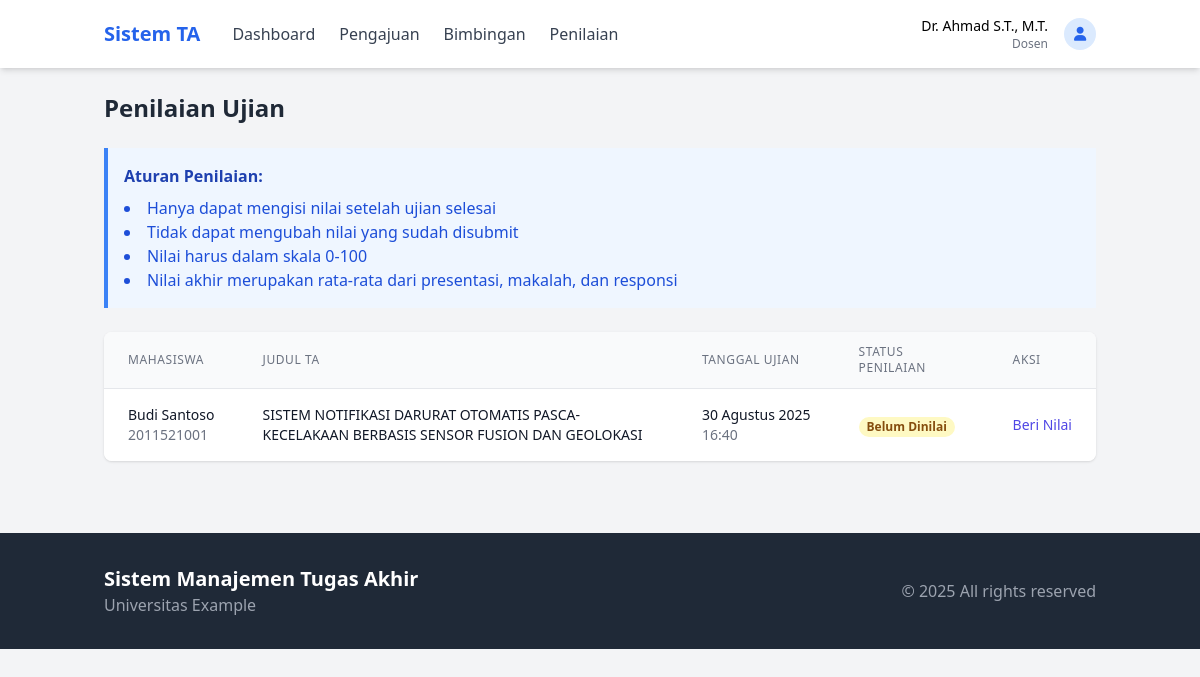
Screenshot of /modules/dosen/penilaian.php (signed in) with the database file from the repository.
### tables this page shows
CREATE TABLE IF NOT EXISTS `ujian` (
  `id` int NOT NULL AUTO_INCREMENT,
  `tugas_akhir_id` int DEFAULT NULL,
  `tanggal` date NOT NULL,
  `waktu` time NOT NULL,
  `ruangan` varchar(50) NOT NULL,
  `status` enum('Terjadwal','Selesai','Dibatalkan') DEFAULT 'Terjadwal',
  `created_at` timestamp NULL DEFAULT CURRENT_TIMESTAMP,
  PRIMARY KEY (`id`),
  KEY `tugas_akhir_id` (`tugas_akhir_id`),
  CONSTRAINT `ujian_ibfk_1` FOREIGN KEY (`tugas_akhir_id`) REFERENCES `tugas_akhir` (`id`) ON DELETE CASCADE
);

CREATE TABLE IF NOT EXISTS `users` (
  `id` int NOT NULL AUTO_INCREMENT,
  `username` varchar(50) NOT NULL,
  `password` varchar(255) NOT NULL,
  `role` enum('admin','dosen','mahasiswa') NOT NULL,
  `nama` varchar(100) NOT NULL,
  `email` varchar(100) NOT NULL,
  `created_at` timestamp NULL DEFAULT CURRENT_TIMESTAMP,
  PRIMARY KEY (`id`),
  UNIQUE KEY `username` (`username`)
);

CREATE TABLE IF NOT EXISTS `mahasiswa` (
  `id` int NOT NULL AUTO_INCREMENT,
  `user_id` int DEFAULT NULL,
  `nim` varchar(10) NOT NULL,
  `prodi` varchar(50) NOT NULL,
  `status` enum('Aktif','Cuti','Lulus') DEFAULT 'Aktif',
  PRIMARY KEY (`id`),
  UNIQUE KEY `nim` (`nim`),
  KEY `user_id` (`user_id`),
  CONSTRAINT `mahasiswa_ibfk_1` FOREIGN KEY (`user_id`) REFERENCES `users` (`id`) ON DELETE CASCADE
);

CREATE TABLE IF NOT EXISTS `tugas_akhir` (
  `id` int NOT NULL AUTO_INCREMENT,
  `mahasiswa_id` int DEFAULT NULL,
  `dosen_id` int DEFAULT NULL,
  `judul` varchar(255) NOT NULL,
  `deskripsi` text,
  `proposal_path` varchar(255) DEFAULT NULL,
  `status` enum('Diajukan','Review','Disetujui','Ditolak','Selesai') DEFAULT 'Diajukan',
  `tanggal_pengajuan` timestamp NULL DEFAULT CURRENT_TIMESTAMP,
  `catatan_dosen` text,
  PRIMARY KEY (`id`),
  KEY `mahasiswa_id` (`mahasiswa_id`),
  KEY `dosen_id` (`dosen_id`),
  CONSTRAINT `tugas_akhir_ibfk_1` FOREIGN KEY (`mahasiswa_id`) REFERENCES `mahasiswa` (`id`) ON DELETE CASCADE,
  CONSTRAINT `tugas_akhir_ibfk_2` FOREIGN KEY (`dosen_id`) REFERENCES `dosen` (`id`) ON DELETE SET NULL
);

### includes/functions.php (called while the page is built, shortened)
<?php
function formatTanggal($date) {
    $months = [
        'Januari', 'Februari', 'Maret', 'April', 'Mei', 'Juni',
        'Juli', 'Agustus', 'September', 'Oktober', 'November', 'Desember'
    ];
    $time = strtotime($date);
    return date('d', $time) . ' ' . $months[date('n', $time) - 1] . ' ' . date('Y', $time);
}
?>

### modules/dosen/penilaian.php (the view, shortened to what this page needs)
<?php
require_once '../../includes/config.php';
$dosen = getDosenByUserId($_SESSION['user_id']);
$dosen_id = $dosen['id'];
$stmt = $pdo->prepare("
    SELECT u.*, ta.judul, m.nim, mhs.nama as mahasiswa_nama, p.nilai_presentasi, p.nilai_makalah, p.nilai_responsi, p.nilai_total, p.catatan
    FROM ujian u
    JOIN penguji pj ON u.id = pj.ujian_id
    JOIN tugas_akhir ta ON u.tugas_akhir_id = ta.id
    JOIN mahasiswa m ON ta.mahasiswa_id = m.id
    JOIN users mhs ON m.user_id = mhs.id
    LEFT JOIN penilaian p ON u.id = p.ujian_id AND p.dosen_id = ?
    WHERE pj.dosen_id = ?
    ORDER BY u.tanggal DESC, u.waktu DESC
");
$stmt->execute([$dosen_id, $dosen_id]);
$ujian = $stmt->fetchAll(PDO::FETCH_ASSOC);
?>
<!DOCTYPE html>
<html lang="id">
<head>
    <script src="https://cdn.tailwindcss.com"></script>
    <link rel="stylesheet" href="https://cdnjs.cloudflare.com/ajax/libs/font-awesome/6.0.0/css/all.min.css">
</head>
<body class="bg-gray-100">
    <?php include '../../includes/header.php'; ?>
    <div class="container mx-auto px-4 py-6">
        <h1 class="text-2xl font-bold text-gray-800 mb-6">Penilaian Ujian</h1>
        <div class="bg-blue-50 border-l-4 border-blue-500 p-4 mb-6">
            <h3 class="font-bold text-blue-800">Aturan Penilaian:</h3>
            <ul class="list-disc list-inside text-blue-700 mt-2">
                <li>Hanya dapat mengisi nilai setelah ujian selesai</li>
                <li>Tidak dapat mengubah nilai yang sudah disubmit</li>
                <li>Nilai harus dalam skala 0-100</li>
                <li>Nilai akhir merupakan rata-rata dari presentasi, makalah, dan responsi</li>
            </ul>
        </div>
        <div class="bg-white rounded-lg shadow overflow-hidden">
            <table class="min-w-full divide-y divide-gray-200">
                <thead class="bg-gray-50">
                    <tr>
                        <th class="px-6 py-3 text-left text-xs font-medium text-gray-500 uppercase tracking-wider">Mahasiswa</th>
                        <th class="px-6 py-3 text-left text-xs font-medium text-gray-500 uppercase tracking-wider">Judul TA</th>
                        <th class="px-6 py-3 text-left text-xs font-medium text-gray-500 uppercase tracking-wider">Tanggal Ujian</th>
                        <th class="px-6 py-3 text-left text-xs font-medium text-gray-500 uppercase tracking-wider">Status Penilaian</th>
                        <th class="px-6 py-3 text-left text-xs font-medium text-gray-500 uppercase tracking-wider">Aksi</th>
                    </tr>
                </thead>
                <tbody class="bg-white divide-y divide-gray-200">
                    <?php foreach ($ujian as $u): ?>
                    <tr>
                        <td class="px-6 py-4 whitespace-nowrap">
                            <div class="text-sm font-medium text-gray-900"><?php echo $u['mahasiswa_nama']; ?></div>
                            <div class="text-sm text-gray-500"><?php echo $u['nim']; ?></div>
                        </td>
                        <td class="px-6 py-4">
                            <div class="text-sm text-gray-900"><?php echo $u['judul']; ?></div>
                        </td>
                        <td class="px-6 py-4 whitespace-nowrap">
                            <div class="text-sm text-gray-900"><?php echo formatTanggal($u['tanggal']); ?></div>
                            <div class="text-sm text-gray-500"><?php echo date('H:i', strtotime($u['waktu'])); ?></div>
                        </td>
                        <td class="px-6 py-4 whitespace-nowrap">
                            <?php if ($u['nilai_total'] !== null): ?>
                                <span class="px-2 inline-flex text-xs leading-5 font-semibold rounded-full bg-green-100 text-green-800">
                                    Sudah Dinilai (<?php echo number_format($u['nilai_total'], 2); ?>)
                                </span>
                            <?php else: ?>
                                <span class="px-2 inline-flex text-xs leading-5 font-semibold rounded-full bg-yellow-100 text-yellow-800">
                                    Belum Dinilai
                                </span>
                            <?php endif; ?>
                        </td>
                        <td class="px-6 py-4 whitespace-nowrap text-sm font-medium">
                            <button onclick="openModal(
                                <?php echo $u['id']; ?>,
                                '<?php echo $u['mahasiswa_nama']; ?>',
                                '<?php echo $u['judul']; ?>',
                                <?php echo $u['nilai_presentasi'] ?? ''; ?>,
                                <?php echo $u['nilai_makalah'] ?? ''; ?>,
                                <?php echo $u['nilai_responsi'] ?? ''; ?>,
                                `<?php echo htmlspecialchars($u['catatan'] ?? ''); ?>`
                            )" class="text-indigo-600 hover:text-indigo-900">
                                <?php echo $u['nilai_total'] !== null ? 'Edit Nilai' : 'Beri Nilai'; ?>
                            </button>
                        </td>
                    </tr>
                    <?php endforeach; ?>
                </tbody>
            </table>
        </div>
    </div>
    <?php include '../../includes/footer.php'; ?>
</body>
</html>

### rows the page displays
ujian: users.nama "Budi Santoso", mahasiswa.nim "2011521001", tugas_akhir.judul "SISTEM NOTIFIKASI DARURAT OTOMATIS PASCA-KECELAKAAN BERBASIS SENSOR FUSION DAN GEOLOKASI", tanggal "30 Agustus 2025", waktu "16:40"

### other values shown
$_SESSION['user_name'] "Dr. Ahmad S.T., M.T."
$_SESSION['user_role'] "Dosen"
